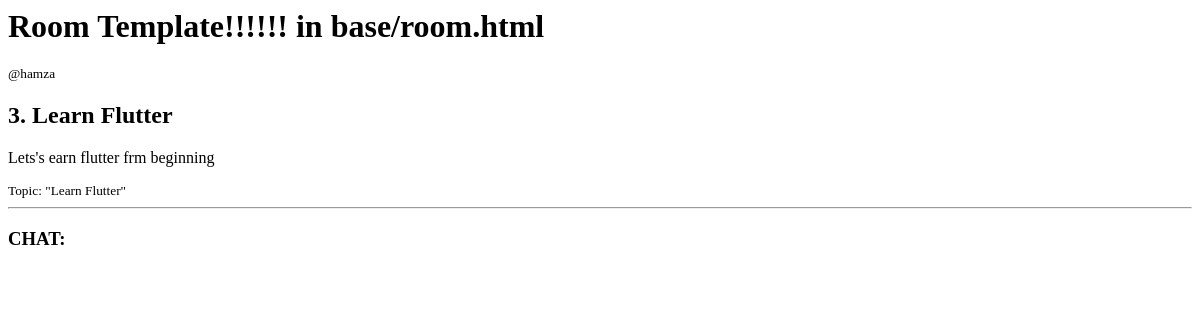
The page /room/3/ on the database as committed earlier.
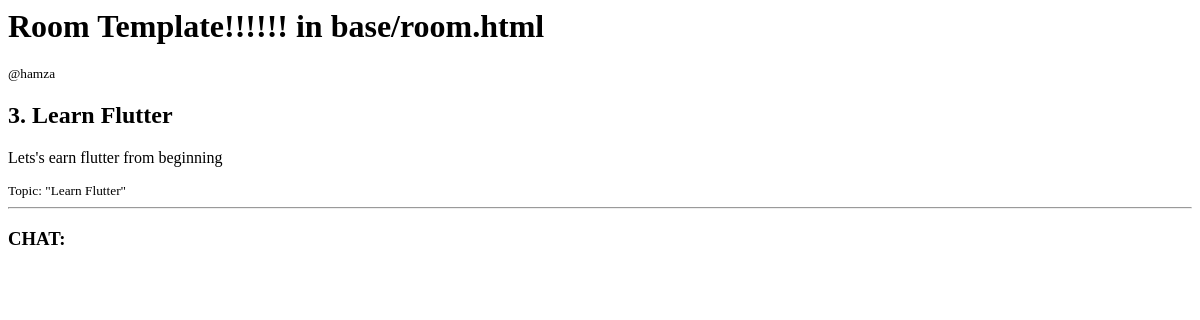
The same page on the database as committed later.
### base/models.py (models this page shows, shortened)
class Room(models.Model):
    name = models.CharField(max_length=50)
    description = models.TextField(null = True, blank = True)   #  setting to null means that it will be blank in the database if not filled out at runtime otherwise the data basebase will consider it as missing data   # blank means that it is not required to be filled out at runtime
    host = models.ForeignKey(User, on_delete =  models.SET_NULL, null = True)   # when the user is deleted then all its rooms are delete as well
    topic = models.ForeignKey(Topic, on_delete =  models.SET_NULL, null = True)   # when the topic is deleted then all the rooms of that topic will be deleted as well
    updated = models.DateTimeField(auto_now=True)  # auto_now will update the time whenever the room is updated
    created = models.DateTimeField(auto_now_add=True)  # auto_now_add will update the time only when the room is created for the first time
    class Meta:
        ordering = ['-updated','-created']   # here we are ordering the rooms according to the most recent updated and created room in the list..     The ( - ) sign means to update according to most recent....

class Topic(models.Model):
    name = models.TextField(max_length=100)
    def __str__(self):
        return self.name

### base/views.py (the view)
# urls.py: path('room/<str:pk>/',views.room, name ="room"),   # 'pk' stands for Primary Key  and it is set as string.......
def room(request,pk):
    room = Room.objects.get(id = pk)
    UserMessages = room.message_set.all().order_by('-created')  # getting all the messages of the room and ordering them according to the most recent message
    context = { 'room': room,'messages':UserMessages}
    return render(request, 'base/room.html',context)   ## using render function to render the room.html page

### base/templates/base/room.html (shortened to what this page needs)
<h1>Room Template!!!!!! in base/room.html</h1>
<div class = "RoomInfoBox">
     <small>@{{room.host}}</small>
     <h2>{{room.id}}. {{room.name}}</h2>
     <p>{{room.description}}</p>
     <small>Topic: "{{room.topic}}"</small>
 </div>
<hr>
<h3>CHAT: </h3>

Rows that differ between the two databases and show on the page:
changed Room "Learn Flutter": description "Lets's earn flutter frm beginning" → "Lets's earn flutter from beginning"
